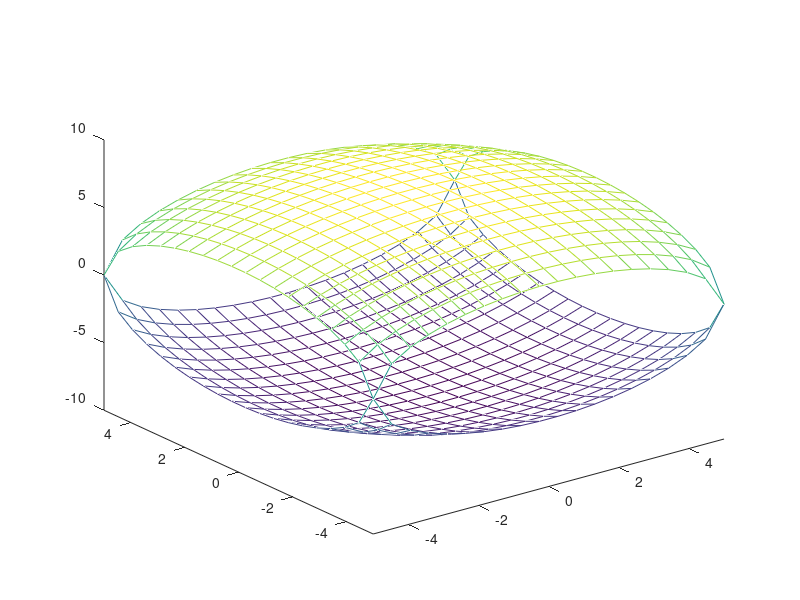

The MATLAB script that drew this image:
[X,Y] = meshgrid(linspace(-5, 5, 20));
Z = sqrt((1 - X.^2./50 - Y.^2./50)*50);
mesh(X,Y,Z)
hold on
mesh(X,Y,-Z)
hold off
grid off
hidden off
axis([-5 5 -5 5 -10 10 ])
clear